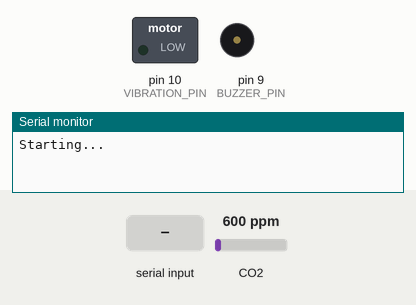
A sketch run on a simulated Arduino Uno, built with avr-gcc and run on an emulated ATmega328P. On the bench: switched loads named in the sketch (green lamp = pin HIGH), buzzer (waves = sounding), the last lines printed to the serial monitor. Inputs (shaded band) come from the test bench; at power-on: CO2 600 ppm.

Above: at 1.2 s.
1.3 s: "1" received over Serial
At 2.3 s:
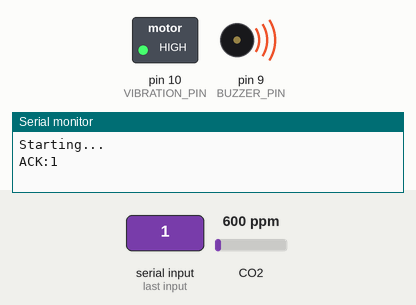
6.5 s: CO2 set to 1968 ppm
11.2 s: CO2 set to 2032 ppm
At 15.8 s:
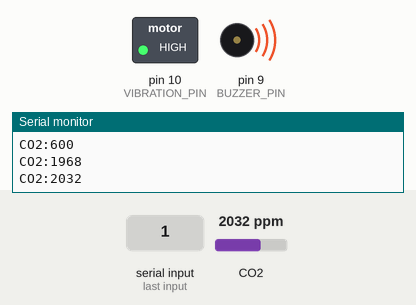
16.5 s: CO2 set to 452 ppm
At 20.8 s:
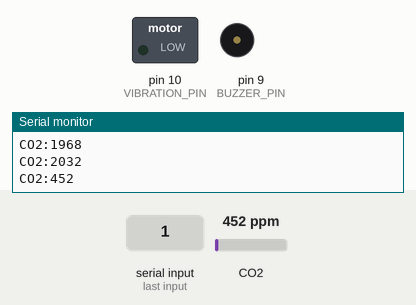
Timing chart, 0 to 22.3 s (numbered marks = the images above; inputs shaded):
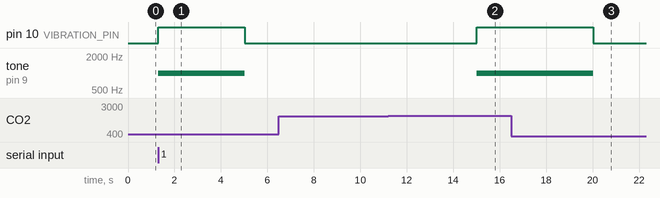

Measured:
- after the input at 1.3 s, pin 10 (VIBRATION_PIN): LOW → HIGH at once, → LOW 3.7 s later; tone on pin 9 (BUZZER_PIN): silent → 1000 Hz at once, → silent 3.7 s later
- after the input at 11.2 s, pin 10 (VIBRATION_PIN): LOW → HIGH after 3.8 s; tone on pin 9 (BUZZER_PIN): silent → 1000 Hz after 3.8 s
- after the input at 16.5 s, pin 10 (VIBRATION_PIN): HIGH → LOW after 3.5 s; tone on pin 9 (BUZZER_PIN): 1000 Hz → silent after 3.5 s

The sketch:

final.ino
```cpp
#include <SoftwareSerial.h>
#include <MHZ19.h>

#define BUZZER_PIN      9    // 피에조 부저
#define VIBRATION_PIN  10    // 진동 모듈
#define CO2_RX          2    // <- MH-Z19 TX
#define CO2_TX          3    // -> MH-Z19 RX

SoftwareSerial co2Serial(CO2_RX, CO2_TX);
MHZ19          mhz(&co2Serial);

const unsigned long CO2_PERIOD = 5000;   // 5 s
unsigned long t_prev_co2 = 0;

void setup() {
  pinMode(BUZZER_PIN, OUTPUT);
  pinMode(VIBRATION_PIN, OUTPUT);
  digitalWrite(BUZZER_PIN, LOW);
  digitalWrite(VIBRATION_PIN, LOW);

  Serial.begin(9600);       // Pi와 통신
  co2Serial.begin(9600);

  Serial.println(F("Starting..."));
}

void loop() {
  /* 1) Raspberry Pi 명령 실시간 처리 (논블로킹) */
  while (Serial.available()) {          // 버퍼에 여러 글자가 쌓일 가능성
    char cmd = Serial.read();
    if (cmd == '1') {                   // 경보 ON
      tone(BUZZER_PIN, 1000);
      digitalWrite(VIBRATION_PIN, HIGH);
      Serial.println(F("ACK:1"));       // Pi 디버깅용 응답
    } else if (cmd == '0') {            // 경보 OFF
      noTone(BUZZER_PIN);
      digitalWrite(VIBRATION_PIN, LOW);
      Serial.println(F("ACK:0"));
    }
  }

  /* 2) 5 초마다 CO₂ 측정·전송 */
  if (millis() - t_prev_co2 >= CO2_PERIOD) {
    t_prev_co2 = millis();

    if (mhz.retrieveData() == MHZ19_RESULT_OK) {
      int co2 = mhz.getCO2();
      Serial.print(F("CO2:"));
      Serial.println(co2);

      // 자체 CO₂ 경보
      if (co2 >= 2000) {
        tone(BUZZER_PIN, 1000);
        digitalWrite(VIBRATION_PIN, HIGH);
      } else {
        noTone(BUZZER_PIN);
        digitalWrite(VIBRATION_PIN, LOW);
      }
    } else {
      Serial.println(F("CO2:ERR"));
    }
  }
}
```
